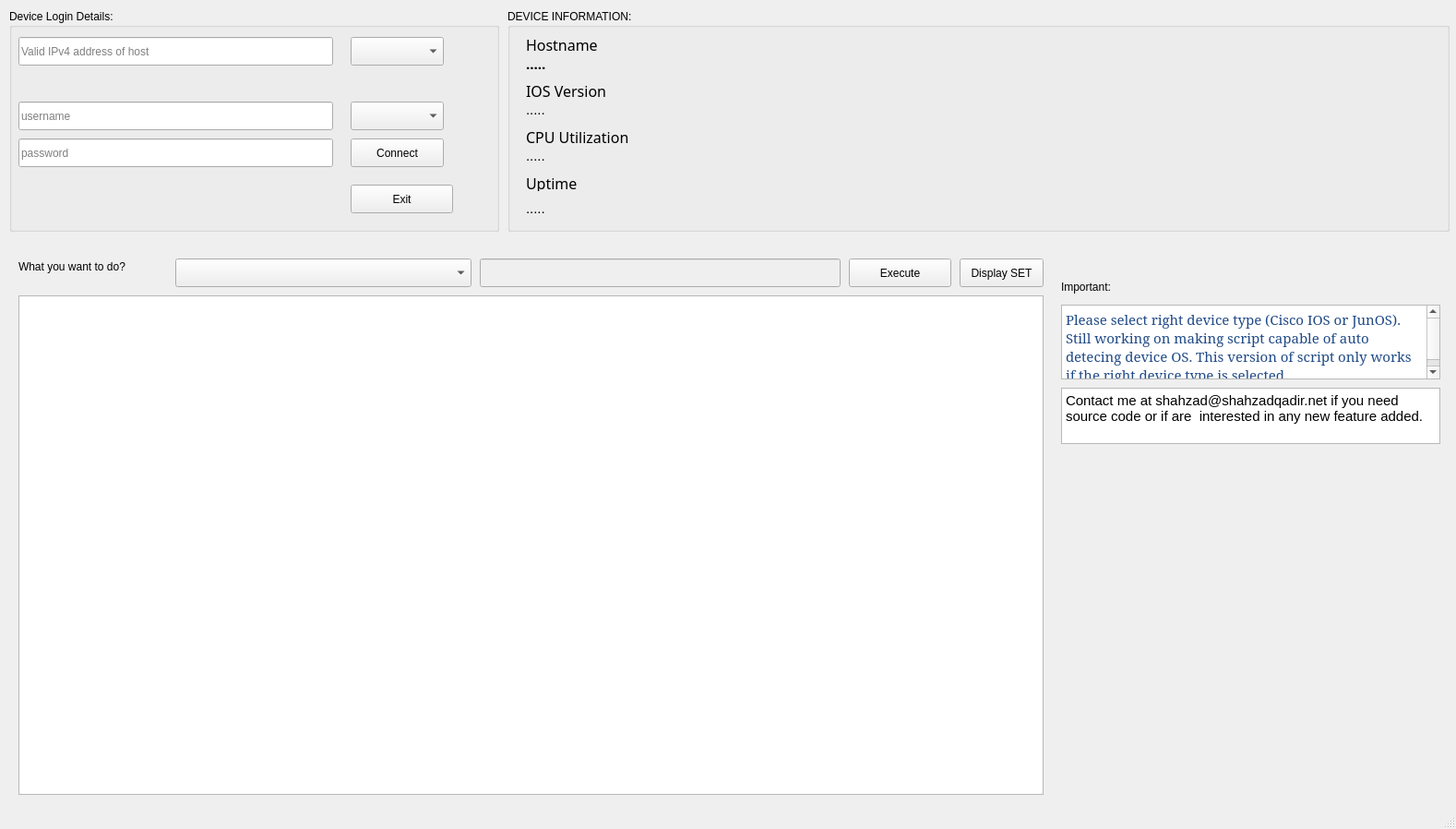
<?xml version="1.0" encoding="UTF-8"?>
<ui version="4.0">
 <class>MainWindow</class>
 <widget class="QMainWindow" name="MainWindow">
  <property name="enabled">
   <bool>true</bool>
  </property>
  <property name="geometry">
   <rect>
    <x>0</x>
    <y>0</y>
    <width>1578</width>
    <height>898</height>
   </rect>
  </property>
  <property name="windowTitle">
   <string>MainWindow</string>
  </property>
  <widget class="QWidget" name="centralwidget">
   <widget class="QGroupBox" name="groupBox">
    <property name="geometry">
     <rect>
      <x>10</x>
      <y>10</y>
      <width>531</width>
      <height>241</height>
     </rect>
    </property>
    <property name="title">
     <string>Device Login Details:</string>
    </property>
    <widget class="QLabel" name="lbl_ifvalid_host">
     <property name="geometry">
      <rect>
       <x>10</x>
       <y>70</y>
       <width>341</width>
       <height>17</height>
      </rect>
     </property>
     <property name="font">
      <font>
       <pointsize>12</pointsize>
       <weight>50</weight>
       <bold>false</bold>
      </font>
     </property>
     <property name="text">
      <string/>
     </property>
    </widget>
    <widget class="QComboBox" name="combo_protocol">
     <property name="geometry">
      <rect>
       <x>370</x>
       <y>30</y>
       <width>101</width>
       <height>31</height>
      </rect>
     </property>
     <property name="toolTip">
      <string>Select Protocol: SSH/Telnet</string>
     </property>
    </widget>
    <widget class="QLineEdit" name="edit_ip_add">
     <property name="geometry">
      <rect>
       <x>10</x>
       <y>30</y>
       <width>341</width>
       <height>31</height>
      </rect>
     </property>
     <property name="placeholderText">
      <string>Valid IPv4 address of host</string>
     </property>
    </widget>
    <widget class="QLabel" name="label">
     <property name="geometry">
      <rect>
       <x>10</x>
       <y>180</y>
       <width>341</width>
       <height>41</height>
      </rect>
     </property>
     <property name="font">
      <font>
       <family>Franklin Gothic Medium</family>
       <pointsize>11</pointsize>
       <weight>50</weight>
       <bold>false</bold>
      </font>
     </property>
     <property name="text">
      <string/>
     </property>
     <property name="wordWrap">
      <bool>true</bool>
     </property>
    </widget>
    <widget class="QLineEdit" name="edit_username">
     <property name="geometry">
      <rect>
       <x>10</x>
       <y>100</y>
       <width>341</width>
       <height>31</height>
      </rect>
     </property>
     <property name="placeholderText">
      <string>username</string>
     </property>
    </widget>
    <widget class="QComboBox" name="combo_device_type">
     <property name="geometry">
      <rect>
       <x>370</x>
       <y>100</y>
       <width>101</width>
       <height>31</height>
      </rect>
     </property>
     <property name="toolTip">
      <string>Device Type: Cisco IOS or Junos</string>
     </property>
    </widget>
    <widget class="QLineEdit" name="edit_password">
     <property name="geometry">
      <rect>
       <x>10</x>
       <y>140</y>
       <width>341</width>
       <height>31</height>
      </rect>
     </property>
     <property name="echoMode">
      <enum>QLineEdit::Password</enum>
     </property>
     <property name="placeholderText">
      <string>password</string>
     </property>
    </widget>
    <widget class="QPushButton" name="btn_connect">
     <property name="geometry">
      <rect>
       <x>370</x>
       <y>140</y>
       <width>101</width>
       <height>31</height>
      </rect>
     </property>
     <property name="text">
      <string>Connect</string>
     </property>
    </widget>
    <widget class="QPushButton" name="btn_exit">
     <property name="geometry">
      <rect>
       <x>370</x>
       <y>190</y>
       <width>111</width>
       <height>31</height>
      </rect>
     </property>
     <property name="text">
      <string>Exit</string>
     </property>
    </widget>
   </widget>
   <widget class="QGroupBox" name="groupBox_2">
    <property name="geometry">
     <rect>
      <x>550</x>
      <y>10</y>
      <width>1021</width>
      <height>241</height>
     </rect>
    </property>
    <property name="title">
     <string>DEVICE INFORMATION:</string>
    </property>
    <widget class="QLabel" name="label_2">
     <property name="geometry">
      <rect>
       <x>20</x>
       <y>30</y>
       <width>81</width>
       <height>17</height>
      </rect>
     </property>
     <property name="font">
      <font>
       <family>Franklin Gothic Medium</family>
       <pointsize>12</pointsize>
       <weight>50</weight>
       <bold>false</bold>
      </font>
     </property>
     <property name="text">
      <string>Hostname</string>
     </property>
    </widget>
    <widget class="QLabel" name="label_3">
     <property name="geometry">
      <rect>
       <x>20</x>
       <y>130</y>
       <width>131</width>
       <height>17</height>
      </rect>
     </property>
     <property name="font">
      <font>
       <family>Franklin Gothic Medium</family>
       <pointsize>12</pointsize>
      </font>
     </property>
     <property name="text">
      <string>CPU Utilization</string>
     </property>
    </widget>
    <widget class="QLabel" name="label_4">
     <property name="geometry">
      <rect>
       <x>20</x>
       <y>80</y>
       <width>111</width>
       <height>17</height>
      </rect>
     </property>
     <property name="font">
      <font>
       <family>Franklin Gothic Medium</family>
       <pointsize>12</pointsize>
      </font>
     </property>
     <property name="text">
      <string>IOS Version</string>
     </property>
    </widget>
    <widget class="QLabel" name="label_5">
     <property name="geometry">
      <rect>
       <x>20</x>
       <y>180</y>
       <width>131</width>
       <height>17</height>
      </rect>
     </property>
     <property name="font">
      <font>
       <family>Franklin Gothic Medium</family>
       <pointsize>12</pointsize>
      </font>
     </property>
     <property name="text">
      <string>Uptime</string>
     </property>
    </widget>
    <widget class="QLabel" name="lbl_hostname">
     <property name="geometry">
      <rect>
       <x>20</x>
       <y>50</y>
       <width>981</width>
       <height>17</height>
      </rect>
     </property>
     <property name="font">
      <font>
       <family>Bahnschrift SemiBold</family>
       <pointsize>11</pointsize>
       <weight>75</weight>
       <bold>true</bold>
      </font>
     </property>
     <property name="text">
      <string>.....</string>
     </property>
     <property name="wordWrap">
      <bool>true</bool>
     </property>
    </widget>
    <widget class="QLabel" name="lbl_ios_version">
     <property name="geometry">
      <rect>
       <x>20</x>
       <y>100</y>
       <width>981</width>
       <height>17</height>
      </rect>
     </property>
     <property name="font">
      <font>
       <pointsize>11</pointsize>
      </font>
     </property>
     <property name="text">
      <string>.....</string>
     </property>
     <property name="wordWrap">
      <bool>true</bool>
     </property>
    </widget>
    <widget class="QLabel" name="lbl_cpu_utilization">
     <property name="geometry">
      <rect>
       <x>20</x>
       <y>150</y>
       <width>981</width>
       <height>17</height>
      </rect>
     </property>
     <property name="font">
      <font>
       <pointsize>11</pointsize>
      </font>
     </property>
     <property name="text">
      <string>.....</string>
     </property>
     <property name="wordWrap">
      <bool>true</bool>
     </property>
    </widget>
    <widget class="QLabel" name="lbl_uptime">
     <property name="geometry">
      <rect>
       <x>20</x>
       <y>200</y>
       <width>981</width>
       <height>31</height>
      </rect>
     </property>
     <property name="font">
      <font>
       <pointsize>11</pointsize>
      </font>
     </property>
     <property name="text">
      <string>.....</string>
     </property>
     <property name="wordWrap">
      <bool>true</bool>
     </property>
    </widget>
   </widget>
   <widget class="QLabel" name="label_6">
    <property name="geometry">
     <rect>
      <x>20</x>
      <y>280</y>
      <width>161</width>
      <height>17</height>
     </rect>
    </property>
    <property name="text">
     <string>What you want to do?</string>
    </property>
   </widget>
   <widget class="QComboBox" name="combo_commands">
    <property name="geometry">
     <rect>
      <x>190</x>
      <y>280</y>
      <width>321</width>
      <height>31</height>
     </rect>
    </property>
   </widget>
   <widget class="QLineEdit" name="edit_custom_command">
    <property name="enabled">
     <bool>false</bool>
    </property>
    <property name="geometry">
     <rect>
      <x>520</x>
      <y>280</y>
      <width>391</width>
      <height>31</height>
     </rect>
    </property>
   </widget>
   <widget class="QPushButton" name="btn_execute_command">
    <property name="geometry">
     <rect>
      <x>920</x>
      <y>280</y>
      <width>111</width>
      <height>31</height>
     </rect>
    </property>
    <property name="text">
     <string>Execute</string>
    </property>
   </widget>
   <widget class="QPlainTextEdit" name="ptedit_cmd_output">
    <property name="geometry">
     <rect>
      <x>20</x>
      <y>320</y>
      <width>1111</width>
      <height>541</height>
     </rect>
    </property>
   </widget>
   <widget class="QPushButton" name="btn_display_set">
    <property name="geometry">
     <rect>
      <x>1040</x>
      <y>280</y>
      <width>91</width>
      <height>31</height>
     </rect>
    </property>
    <property name="text">
     <string>Display SET</string>
    </property>
   </widget>
   <widget class="QLabel" name="label_7">
    <property name="geometry">
     <rect>
      <x>1150</x>
      <y>300</y>
      <width>261</width>
      <height>21</height>
     </rect>
    </property>
    <property name="text">
     <string>Important:</string>
    </property>
   </widget>
   <widget class="QTextBrowser" name="textBrowser">
    <property name="geometry">
     <rect>
      <x>1150</x>
      <y>330</y>
      <width>411</width>
      <height>81</height>
     </rect>
    </property>
    <property name="font">
     <font>
      <family>Serif</family>
     </font>
    </property>
    <property name="html">
     <string>&lt;!DOCTYPE HTML PUBLIC &quot;-//W3C//DTD HTML 4.0//EN&quot; &quot;http://www.w3.org/TR/REC-html40/strict.dtd&quot;&gt;
&lt;html&gt;&lt;head&gt;&lt;meta name=&quot;qrichtext&quot; content=&quot;1&quot; /&gt;&lt;style type=&quot;text/css&quot;&gt;
p, li { white-space: pre-wrap; }
&lt;/style&gt;&lt;/head&gt;&lt;body style=&quot; font-family:'Serif'; font-size:11pt; font-weight:400; font-style:normal;&quot;&gt;
&lt;p style=&quot; margin-top:0px; margin-bottom:0px; margin-left:0px; margin-right:0px; -qt-block-indent:0; text-indent:0px;&quot;&gt;&lt;span style=&quot; font-family:'Ubuntu'; color:#204a87;&quot;&gt;Please select right device type (Cisco IOS or JunOS). Still working on making script capable of auto detecing device OS. This version of script only works if the right device type is selected.&lt;/span&gt;&lt;/p&gt;&lt;/body&gt;&lt;/html&gt;</string>
    </property>
   </widget>
   <widget class="QTextBrowser" name="textBrowser_2">
    <property name="geometry">
     <rect>
      <x>1150</x>
      <y>420</y>
      <width>411</width>
      <height>61</height>
     </rect>
    </property>
    <property name="html">
     <string>&lt;!DOCTYPE HTML PUBLIC &quot;-//W3C//DTD HTML 4.0//EN&quot; &quot;http://www.w3.org/TR/REC-html40/strict.dtd&quot;&gt;
&lt;html&gt;&lt;head&gt;&lt;meta name=&quot;qrichtext&quot; content=&quot;1&quot; /&gt;&lt;style type=&quot;text/css&quot;&gt;
p, li { white-space: pre-wrap; }
&lt;/style&gt;&lt;/head&gt;&lt;body style=&quot; font-family:'Ubuntu'; font-size:11pt; font-weight:400; font-style:normal;&quot;&gt;
&lt;p style=&quot; margin-top:0px; margin-bottom:0px; margin-left:0px; margin-right:0px; -qt-block-indent:0; text-indent:0px;&quot;&gt;Contact me at shahzad@shahzadqadir.net if you need source code or if are  interested in any new feature added.&lt;/p&gt;&lt;/body&gt;&lt;/html&gt;</string>
    </property>
   </widget>
  </widget>
  <widget class="QMenuBar" name="menubar">
   <property name="geometry">
    <rect>
     <x>0</x>
     <y>0</y>
     <width>1578</width>
     <height>22</height>
    </rect>
   </property>
  </widget>
  <widget class="QStatusBar" name="statusbar"/>
  <action name="actionExit">
   <property name="text">
    <string>Exit</string>
   </property>
  </action>
 </widget>
 <resources/>
 <connections/>
</ui>
